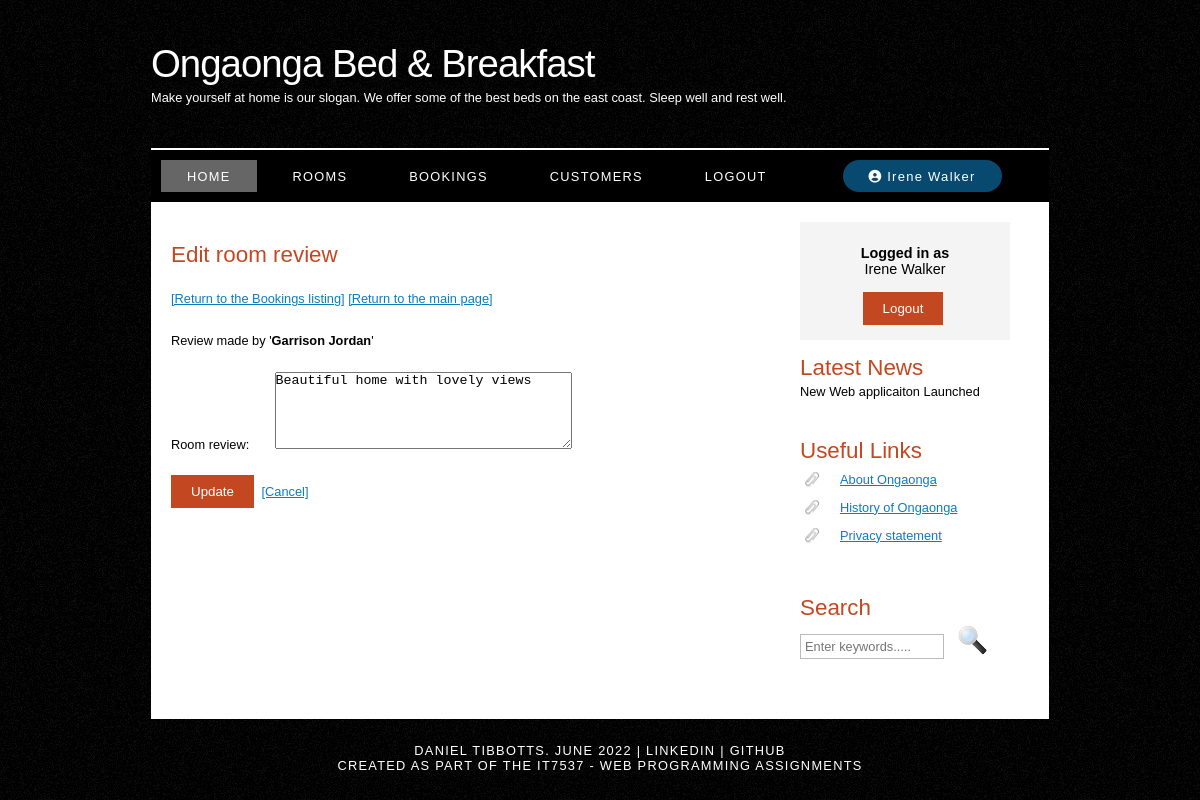
Page /editroomreview.php?id=1 (signed in) on the committed database.
### tables this page shows
CREATE TABLE IF NOT EXISTS booking (
  bookingID int UNSIGNED NOT NULL AUTO_INCREMENT,
  customerID int UNSIGNED NOT NULL,
  roomID int UNSIGNED NOT NULL,
  checkindate date NOT NULL,
  checkoutdate date NOT NULL,
  contactnumber varchar(14) NOT NULL,
  bookingextras varchar(250) DEFAULT NULL,
  roomreview varchar(250) DEFAULT NULL,
  PRIMARY KEY (bookingID),
  CONSTRAINT FK_customerID FOREIGN KEY (customerID) REFERENCES customer(customerID),
  CONSTRAINT FK_roomID FOREIGN KEY (roomID) REFERENCES room(roomID)
) AUTO_INCREMENT=1;

CREATE TABLE IF NOT EXISTS customer (
  customerID int unsigned NOT NULL auto_increment,
  firstname varchar(50) NOT NULL,
  lastname varchar(50) NOT NULL,
  email varchar(100) NOT NULL,
  username varchar(25) NOT NULL,
  password varchar(40) NOT NULL,
  PRIMARY KEY (customerID)
) AUTO_INCREMENT=1;

### includes/utilities.php (called while the page is built, shortened)
<?php
  function clean_input($field){
    return htmlspecialchars(stripslashes(trim($field)));
  }
?>

### editroomreview.php (the view, shortened to what this page needs)
<?php
  include "./components/header.php";
  include "./components/menu.php";
  include "./includes/utilities.php";
  $booking_id = 0;
  $room_review = "";
  $customer_name = "";
  $errors = 0;
  $error_messages = array();
  try {
    $db_connection = mysqli_connect(DB_HOSTNAME, DB_USER, DB_PASSWORD, DB_DATABASE);
  } catch (Exception $ex) {
    echo "Error: " . $ex->getMessage();
    $db_connection->close();
    exit;
  }
  if($_SERVER["REQUEST_METHOD"] == "GET"){
    try {
      if(isset($_GET['id'])) {
        $booking_id = clean_input($_GET['id']);
      } else {
        throw new Exception("Booking id not provided");
      }
      $select_sql = " SELECT b.roomreview, c.firstname, c.lastname
                      FROM (booking AS b
                      INNER JOIN customer AS c ON b.customerID = c.customerID)
                      WHERE bookingID=?";
      $select_stmt = $db_connection->prepare($select_sql);
      $select_stmt->bind_param("i", $booking_id);
      $select_stmt->execute();
      $select_result = $select_stmt->get_result();
      $select_rowcount = mysqli_num_rows($select_result);
      if($select_rowcount > 0){
        $row = mysqli_fetch_assoc($select_result);
        $room_review = $row['roomreview'];
        $customer_name = $row['firstname'] . " " . $row['lastname'];
      } else {
        throw new Exception("Booking #$booking_id not found");
      }
    } catch (Exception $ex) {
      array_push($error_messages, $ex->getMessage());
      $errors++;
      $db_connection->close();
    }
  }
?>
<div id="site_content">
  <?php include "./components/sidebar.php"; ?>
  <div id="content">
    <h1>Edit room review</h1>
    <p>
      <a href="./listbookings.php">[Return to the Bookings listing]</a>
      <a href="./index.php">[Return to the main page]</a>
    </p>
    <?php if($errors == 0 || $_SERVER["REQUEST_METHOD"] == "POST"){?>
      <p>Review made by '<span class="bold"><?php echo $customer_name; ?></span>'</p>
      <form method="POST" action="./editroomreview.php">
        <p class="field-container">
          <label for="roomreview">Room review:</label>
          <textarea
            id="roomreview"
            name="roomreview"
            rows="5"
            cols="35"
            maxlength="250"
            required><?php echo $room_review ?></textarea>
        </p>
        <button type="submit">Update</button>
        <a href="./listbookings.php">[Cancel]</a>
      </form>
    <?php } ?>
    <p style="color: red;">
      </p>
      <p style="color: green;">
      </p>
  </div>
</div>
<?php include "./components/footer.php"; ?>

### style/style.css (style rules this page uses)
html { height: 100%; }
* { margin: 0; padding: 0; }
body { font: normal 0.8em "trebuchet ms", arial, sans-serif; background: #f0efe2 url(background.png) repeat; color: #000; }
p { padding: 0 0 20px 0; line-height: 1.7em; }
h1, h2, h3, h4, h5, h6 { font: normal 175% "century gothic", arial, sans-serif; color: #000; margin: 0 0 15px 0; padding: 15px 0 5px 0; color: #c34822; }
h1 { padding-top: 40px; }
a, a:hover { outline: none; text-decoration: underline; color: rgb(11, 125, 190); }
form label { width: 100px; display: inline-block; }
button { border: solid 1px rgb(11, 125, 190); border: none; padding: 9px 20px; margin-right: 4px; background-color: rgb(11, 124, 190); background-color: #c34822; color: white; opacity: 1; transition: 0.3s; }
.bold { font-weight: bold; }
#main, #logo, #menubar, #site_content, #footer { margin-left: auto; margin-right: auto; }
#site_content { width: 854px; overflow: hidden; margin: 0 auto 0 auto; padding: 0 24px 20px 20px; background: #fff; }
#content { text-align: left; float: left; width: 595px; padding: 0; }

### rows in the picture
booking: customerID.lastname "Garrison Jordan", roomreview "Beautiful home with lovely views"

### other values in the picture
get_user() "Irene Walker"
$_SESSION['user'] "Irene Walker"
